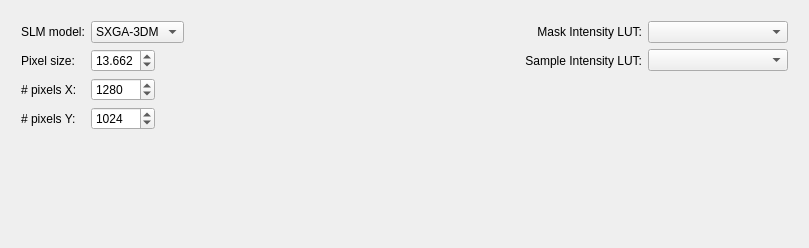
     <widget class="QWidget" name="Settings">
      <attribute name="title">
       <string>Settings</string>
      </attribute>
      <layout class="QGridLayout" name="gridLayout_4">
       <property name="leftMargin">
        <number>21</number>
       </property>
       <property name="topMargin">
        <number>21</number>
       </property>
       <property name="rightMargin">
        <number>21</number>
       </property>
       <property name="bottomMargin">
        <number>11</number>
       </property>
       <item row="0" column="0">
        <widget class="QLabel" name="label_14">
         <property name="text">
          <string>SLM model:</string>
         </property>
        </widget>
       </item>
       <item row="0" column="1" colspan="2">
        <widget class="QComboBox" name="SLMmodelCombo">
         <property name="maximumSize">
          <size>
           <width>120</width>
           <height>16777215</height>
          </size>
         </property>
         <item>
          <property name="text">
           <string>SXGA-3DM</string>
          </property>
         </item>
         <item>
          <property name="text">
           <string>Custom</string>
          </property>
         </item>
        </widget>
       </item>
       <item row="0" column="3">
        <spacer name="horizontalSpacer">
         <property name="orientation">
          <enum>Qt::Horizontal</enum>
         </property>
         <property name="sizeHint" stdset="0">
          <size>
           <width>320</width>
           <height>20</height>
          </size>
         </property>
        </spacer>
       </item>
       <item row="1" column="0">
        <widget class="QLabel" name="label_11">
         <property name="text">
          <string>Pixel size:</string>
         </property>
        </widget>
       </item>
       <item row="1" column="1">
        <widget class="QDoubleSpinBox" name="slm_pixelSize_spin">
         <property name="maximumSize">
          <size>
           <width>80</width>
           <height>16777215</height>
          </size>
         </property>
         <property name="focusPolicy">
          <enum>Qt::WheelFocus</enum>
         </property>
         <property name="specialValueText">
          <string/>
         </property>
         <property name="decimals">
          <number>3</number>
         </property>
         <property name="minimum">
          <double>1.000000000000000</double>
         </property>
         <property name="maximum">
          <double>50.000000000000000</double>
         </property>
         <property name="singleStep">
          <double>0.001000000000000</double>
         </property>
         <property name="value">
          <double>13.662000000000001</double>
         </property>
        </widget>
       </item>
       <item row="1" column="2" colspan="2">
        <spacer name="horizontalSpacer_2">
         <property name="orientation">
          <enum>Qt::Horizontal</enum>
         </property>
         <property name="sizeHint" stdset="0">
          <size>
           <width>358</width>
           <height>20</height>
          </size>
         </property>
        </spacer>
       </item>
       <item row="2" column="0">
        <widget class="QLabel" name="label_12">
         <property name="text">
          <string># pixels X:</string>
         </property>
        </widget>
       </item>
       <item row="2" column="1">
        <widget class="QSpinBox" name="slm_xpix_spin">
         <property name="maximumSize">
          <size>
           <width>80</width>
           <height>16777215</height>
          </size>
         </property>
         <property name="focusPolicy">
          <enum>Qt::WheelFocus</enum>
         </property>
         <property name="specialValueText">
          <string/>
         </property>
         <property name="minimum">
          <number>1</number>
         </property>
         <property name="maximum">
          <number>3000</number>
         </property>
         <property name="value">
          <number>1280</number>
         </property>
        </widget>
       </item>
       <item row="2" column="2" colspan="2">
        <spacer name="horizontalSpacer_3">
         <property name="orientation">
          <enum>Qt::Horizontal</enum>
         </property>
         <property name="sizeHint" stdset="0">
          <size>
           <width>358</width>
           <height>20</height>
          </size>
         </property>
        </spacer>
       </item>
       <item row="3" column="0">
        <widget class="QLabel" name="label_13">
         <property name="text">
          <string># pixels Y:</string>
         </property>
        </widget>
       </item>
       <item row="3" column="1">
        <widget class="QSpinBox" name="slm_ypix_spin">
         <property name="maximumSize">
          <size>
           <width>80</width>
           <height>16777215</height>
          </size>
         </property>
         <property name="focusPolicy">
          <enum>Qt::WheelFocus</enum>
         </property>
         <property name="specialValueText">
          <string/>
         </property>
         <property name="minimum">
          <number>1</number>
         </property>
         <property name="maximum">
          <number>3000</number>
         </property>
         <property name="value">
          <number>1024</number>
         </property>
        </widget>
       </item>
       <item row="3" column="2" colspan="2">
        <spacer name="horizontalSpacer_4">
         <property name="orientation">
          <enum>Qt::Horizontal</enum>
         </property>
         <property name="sizeHint" stdset="0">
          <size>
           <width>358</width>
           <height>20</height>
          </size>
         </property>
        </spacer>
       </item>
       <item row="4" column="3">
        <spacer name="verticalSpacer">
         <property name="orientation">
          <enum>Qt::Vertical</enum>
         </property>
         <property name="sizeHint" stdset="0">
          <size>
           <width>20</width>
           <height>107</height>
          </size>
         </property>
        </spacer>
       </item>
       <item row="0" column="4">
        <widget class="QLabel" name="maskLUTLabel">
         <property name="text">
          <string>Mask Intensity LUT:</string>
         </property>
         <property name="alignment">
          <set>Qt::AlignRight|Qt::AlignTrailing|Qt::AlignVCenter</set>
         </property>
        </widget>
       </item>
       <item row="0" column="5">
        <widget class="QComboBox" name="maskLUTCombo">
         <property name="minimumSize">
          <size>
           <width>140</width>
           <height>0</height>
          </size>
         </property>
         <property name="maximumSize">
          <size>
           <width>16777215</width>
           <height>16777215</height>
          </size>
         </property>
        </widget>
       </item>
       <item row="1" column="4">
        <widget class="QLabel" name="sampleLUTLabel">
         <property name="text">
          <string>Sample Intensity LUT:</string>
         </property>
         <property name="alignment">
          <set>Qt::AlignRight|Qt::AlignTrailing|Qt::AlignVCenter</set>
         </property>
        </widget>
       </item>
       <item row="1" column="5">
        <widget class="QComboBox" name="sampleLUTCombo">
         <property name="minimumSize">
          <size>
           <width>140</width>
           <height>0</height>
          </size>
         </property>
         <property name="maximumSize">
          <size>
           <width>16777215</width>
           <height>16777215</height>
          </size>
         </property>
        </widget>
       </item>
      </layout>
     </widget>
